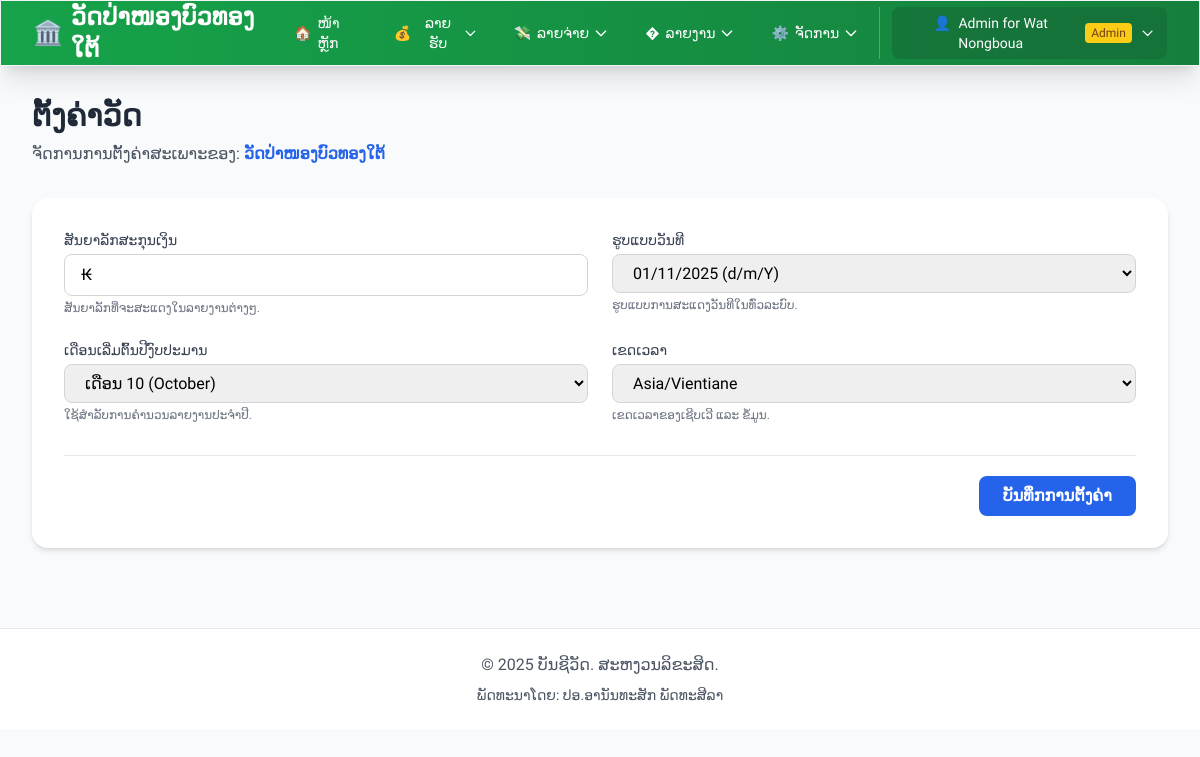
Page /modules/temples/settings.php (signed in) on the committed database.
### tables this page shows
CREATE TABLE IF NOT EXISTS temples (
    id INT PRIMARY KEY AUTO_INCREMENT,
    temple_code VARCHAR(20) UNIQUE NOT NULL COMMENT 'ລະຫັດວັດ ເຊັ່ນ: WAT001',
    temple_name VARCHAR(200) NOT NULL COMMENT 'ຊື່ວັດ',
    temple_name_lao VARCHAR(200) NOT NULL COMMENT 'ຊື່ວັດພາສາລາວ',
    abbot_name VARCHAR(100) COMMENT 'ຊື່ເຈົ້າອະທິການ',
    address TEXT COMMENT 'ທີ່ຢູ່',
    district VARCHAR(100) COMMENT 'ເມືອງ',
    province VARCHAR(100) COMMENT 'ແຂວງ',
    phone VARCHAR(20) COMMENT 'ເບີໂທ',
    email VARCHAR(100) COMMENT 'ອີເມລ',
    logo_url VARCHAR(255) COMMENT 'URL ຮູບໂລໂກ້ວັດ',
    status ENUM('active', 'inactive') DEFAULT 'active' COMMENT 'ສະຖານະ',
    created_at TIMESTAMP DEFAULT CURRENT_TIMESTAMP,
    updated_at TIMESTAMP DEFAULT CURRENT_TIMESTAMP ON UPDATE CURRENT_TIMESTAMP,
    INDEX idx_temple_code (temple_code),
    INDEX idx_status (status)
);

CREATE TABLE IF NOT EXISTS users (
    id INT PRIMARY KEY AUTO_INCREMENT,
    temple_id INT DEFAULT NULL COMMENT 'NULL for Super Admin, otherwise links to a temple',
    username VARCHAR(50) UNIQUE NOT NULL,
    password VARCHAR(255) NOT NULL,
    full_name VARCHAR(100) NOT NULL,
    role ENUM('admin', 'user') DEFAULT 'user',
    is_super_admin BOOLEAN DEFAULT FALSE COMMENT 'TRUE for Super Admin who can manage all temples',
    created_at TIMESTAMP DEFAULT CURRENT_TIMESTAMP,
    updated_at TIMESTAMP DEFAULT CURRENT_TIMESTAMP ON UPDATE CURRENT_TIMESTAMP,
    FOREIGN KEY (temple_id) REFERENCES temples(id) ON DELETE RESTRICT,
    INDEX idx_username (username),
    INDEX idx_temple_id (temple_id)
);

CREATE TABLE IF NOT EXISTS temple_settings (
    id INT PRIMARY KEY AUTO_INCREMENT,
    temple_id INT NOT NULL,
    setting_key VARCHAR(100) NOT NULL,
    setting_value TEXT,
    created_at TIMESTAMP DEFAULT CURRENT_TIMESTAMP,
    updated_at TIMESTAMP DEFAULT CURRENT_TIMESTAMP ON UPDATE CURRENT_TIMESTAMP,
    FOREIGN KEY (temple_id) REFERENCES temples(id) ON DELETE CASCADE,
    UNIQUE INDEX unique_setting_per_temple (temple_id, setting_key)
);

### config.php (called while the page is built, shortened)
<?php
require_once __DIR__ . '/includes/temple_functions.php';
function getDB() {
    static $pdo = null;
    if ($pdo === null) {
        try {
            $dsn = "mysql:host=" . DB_HOST . ";dbname=" . DB_NAME . ";charset=" . DB_CHARSET;
            $options = [
                PDO::ATTR_ERRMODE => PDO::ERRMODE_EXCEPTION,
                PDO::ATTR_DEFAULT_FETCH_MODE => PDO::FETCH_ASSOC,
                PDO::ATTR_EMULATE_PREPARES => false,
                PDO::MYSQL_ATTR_INIT_COMMAND => "SET NAMES " . DB_CHARSET
            ];
            $pdo = new PDO($dsn, DB_USER, DB_PASS, $options);
            $pdo->exec("SET SESSION sql_mode=(SELECT REPLACE(@@sql_mode,'ONLY_FULL_GROUP_BY',''))");
        } catch (PDOException $e) {
            die("ການເຊື່ອມຕໍ່ຖານຂໍ້ມູນຜິດພາດ: " . $e->getMessage());
        }
    }
    return $pdo;
}
function isLoggedIn() {
    return isset($_SESSION['user_id']) && isset($_SESSION['username']);
}
function isAdmin() {
    return isset($_SESSION['role']) && $_SESSION['role'] === 'admin';
}
function e($string) {
    return htmlspecialchars($string, ENT_QUOTES, 'UTF-8');
}
function getCurrentUser() {
    if (!isLoggedIn()) {
        return null;
    }
    static $currentUser = null;
    if ($currentUser === null) {
        $db = getDB();
        $stmt = $db->prepare("SELECT * FROM users WHERE id = ?");
        $stmt->execute([$_SESSION['user_id']]);
        $currentUser = $stmt->fetch();
    }
    return $currentUser;
}

### includes/temple_functions.php (called while the page is built, shortened)
<?php
function getTempleById($templeId) {
    $db = getDB();
    $stmt = $db->prepare("SELECT * FROM temples WHERE id = ?");
    $stmt->execute([$templeId]);
    return $stmt->fetch();
}
function getCurrentUserTemple() {
    $user = getCurrentUser();
    return getTempleById($user['temple_id']);
}
function isSuperAdmin() {
    if (!isLoggedIn()) {
        return false;
    }
    $user = getCurrentUser();
    return !empty($user['is_super_admin']);
}
function getTempleSetting($templeId, $key, $default = null) {
    $db = getDB();
    $stmt = $db->prepare("
        SELECT setting_value
        FROM temple_settings
        WHERE temple_id = ? AND setting_key = ?
    ");
    $stmt->execute([$templeId, $key]);
    $result = $stmt->fetch();
    return $result ? $result['setting_value'] : $default;
}
function getActiveTempleId() {
    if (isSuperAdmin() && isset($_SESSION['active_temple_id'])) {
        return $_SESSION['active_temple_id'];
    }
    $user = getCurrentUser();
    return $user['temple_id'] ?? null;
}
function getCurrentTempleId() {
    return getActiveTempleId();
}
?>

### modules/temples/settings.php (the view, shortened to what this page needs)
<?php
require_once __DIR__ . '/../../config.php';
require_once __DIR__ . '/../../includes/temple_functions.php';
$currentTempleId = getCurrentTempleId();
$templeData = getTempleById($currentTempleId);
$currency_symbol = getTempleSetting($currentTempleId, 'currency_symbol', '₭');
$date_format = getTempleSetting($currentTempleId, 'date_format', 'd/m/Y');
$fiscal_year_start = getTempleSetting($currentTempleId, 'fiscal_year_start', '10');
$timezone = getTempleSetting($currentTempleId, 'timezone', 'Asia/Vientiane');
$date_formats = ['d/m/Y', 'm/d/Y', 'Y-m-d'];
$timezones = timezone_identifiers_list();
$months = [];
for ($i = 1; $i <= 12; $i++) {
    $months[$i] = date('F', mktime(0, 0, 0, $i, 1));
}
require_once __DIR__ . '/../../includes/header.php';
?>
<div class="mb-8">
    <h1 class="text-3xl font-bold text-gray-800 mb-2">ຕັ້ງຄ່າວັດ</h1>
    <p class="text-gray-600">ຈັດການການຕັ້ງຄ່າສະເພາະຂອງ: <span class="font-semibold text-blue-600"><?php echo e($templeData['temple_name_lao']); ?></span></p>
</div>
<div class="bg-white rounded-2xl shadow-md p-6 lg:p-8">
    <form action="" method="POST">
        <div class="grid grid-cols-1 md:grid-cols-2 gap-6">
            <div class="col-span-1">
                <label for="currency_symbol" class="block text-sm font-medium text-gray-700 mb-1">ສັນຍາລັກສະກຸນເງິນ</label>
                <input type="text" id="currency_symbol" name="currency_symbol" value="<?php echo e($currency_symbol); ?>" class="w-full px-4 py-2 border border-gray-300 rounded-lg focus:ring-blue-500 focus:border-blue-500" placeholder="เช่น: ₭, ກີບ">
                <p class="text-xs text-gray-500 mt-1">ສັນຍາລັກທີ່ຈະສະແດງໃນລາຍງານຕ່າງໆ.</p>
            </div>
            <div class="col-span-1">
                <label for="date_format" class="block text-sm font-medium text-gray-700 mb-1">ຮູບແບບວັນທີ</label>
                <select id="date_format" name="date_format" class="w-full px-4 py-2 border border-gray-300 rounded-lg focus:ring-blue-500 focus:border-blue-500">
                    <?php foreach ($date_formats as $format): ?>
                        <option value="<?php echo $format; ?>" <?php echo ($date_format === $format) ? 'selected' : ''; ?>>
                            <?php echo date($format); ?> (<?php echo $format; ?>)
                        </option>
                    <?php endforeach; ?>
                </select>
                <p class="text-xs text-gray-500 mt-1">ຮູບແບບການສະແດງວັນທີໃນທົ່ວລະບົບ.</p>
            </div>
            <div class="col-span-1">
                <label for="fiscal_year_start" class="block text-sm font-medium text-gray-700 mb-1">ເດືອນເລີ່ມຕົ້ນປີງົບປະມານ</label>
                <select id="fiscal_year_start" name="fiscal_year_start" class="w-full px-4 py-2 border border-gray-300 rounded-lg focus:ring-blue-500 focus:border-blue-500">
                    <?php foreach ($months as $num => $name): ?>
                        <option value="<?php echo $num; ?>" <?php echo ($fiscal_year_start == $num) ? 'selected' : ''; ?>>
                            ເດືອນ <?php echo $num; ?> (<?php echo $name; ?>)
                        </option>
                    <?php endforeach; ?>
                </select>
                <p class="text-xs text-gray-500 mt-1">ໃຊ້ສຳລັບການຄຳນວນລາຍງານປະຈຳປີ.</p>
            </div>
            <div class="col-span-1">
                <label for="timezone" class="block text-sm font-medium text-gray-700 mb-1">ເຂດເວລາ</label>
                <select id="timezone" name="timezone" class="w-full px-4 py-2 border border-gray-300 rounded-lg focus:ring-blue-500 focus:border-blue-500">
                    <?php foreach ($timezones as $tz): ?>
                        <option value="<?php echo $tz; ?>" <?php echo ($timezone === $tz) ? 'selected' : ''; ?>>
                            <?php echo $tz; ?>
                        </option>
                    <?php endforeach; ?>
                </select>
                <p class="text-xs text-gray-500 mt-1">ເຂດເວລາຂອງເຊີບເວີ ແລະ ຂໍ້ມູນ.</p>
            </div>
        </div>
        <div class="mt-8 pt-5 border-t border-gray-200 flex justify-end">
            <button type="submit" class="bg-blue-600 text-white font-bold py-2 px-6 rounded-lg hover:bg-blue-700 focus:outline-none focus:ring-2 focus:ring-offset-2 focus:ring-blue-500 transition duration-200">
                ບັນທຶກການຕັ້ງຄ່າ
            </button>
        </div>
    </form>
</div>
<?php require_once __DIR__ . '/../../includes/footer.php'; ?>

### includes/header.php (shortened to what this page needs)
<?php
require_once __DIR__ . '/../config.php';
?>
<!DOCTYPE html>
<html lang="lo">
<head>
    <script src="https://cdn.tailwindcss.com"></script>
</head>
<body class="bg-gray-50">
    <?php if (isLoggedIn()): ?>
    <nav class="bg-gradient-to-r from-green-600 to-green-700 shadow-xl border border-gray-100">
        <div class="max-w-7xl mx-auto px-4 sm:px-6 lg:px-8">
            <div class="flex justify-between h-16">
                <div class="flex items-center">
                    <a href="<?php echo BASE_URL; ?>/index.php" class="text-xl sm:text-2xl font-bold text-white flex items-center hover:text-green-100 transition duration-200">
                        <span class="text-2xl">🏛️</span>
                        <?php
                        $displayName = SITE_NAME;
                        if (function_exists('getCurrentUserTemple')) {
                            $temple = getCurrentUserTemple();
                            if ($temple) {
                                $displayName = $temple['temple_name_lao'] ?: $temple['temple_name'];
                            }
                        } elseif (function_exists('getActiveTemple')) {
                            $temple = getActiveTemple();
                            if ($temple) {
                                $displayName = $temple['temple_name_lao'] ?: $temple['temple_name'];
                            }
                        }
                        ?>
                        <span class="ml-2 hidden sm:inline"><?php echo e($displayName); ?></span>
                    </a>
                </div>
                <div class="hidden md:flex md:items-center md:space-x-1">
                    <a href="<?php echo BASE_URL; ?>/index.php"
                       class="px-4 py-2 text-sm font-medium text-white hover:bg-green-800 rounded-lg transition duration-200 flex items-center">
                        <span class="mr-1.5">🏠</span> ໜ້າຫຼັກ
                    </a>
                    <div class="nav-dropdown">
                        <button class="px-4 py-2 text-sm font-medium text-white hover:bg-green-800 rounded-lg transition duration-200 flex items-center">
                            <span class="mr-1.5">💰</span> ລາຍຮັບ
                            <svg class="w-4 h-4 ml-1" fill="none" stroke="currentColor" viewBox="0 0 24 24">
                                <path stroke-linecap="round" stroke-linejoin="round" stroke-width="2" d="M19 9l-7 7-7-7"></path>
                            </svg>
                        </button>
                    </div>
                    <div class="nav-dropdown">
                        <button class="px-4 py-2 text-sm font-medium text-white hover:bg-green-800 rounded-lg transition duration-200 flex items-center">
                            <span class="mr-1.5">💸</span> ລາຍຈ່າຍ
                            <svg class="w-4 h-4 ml-1" fill="none" stroke="currentColor" viewBox="0 0 24 24">
                                <path stroke-linecap="round" stroke-linejoin="round" stroke-width="2" d="M19 9l-7 7-7-7"></path>
                            </svg>
                        </button>
                    </div>
                    <div class="nav-dropdown">
                        <button class="px-4 py-2 text-sm font-medium text-white hover:bg-green-800 rounded-lg transition duration-200 flex items-center">
                            <span class="mr-1.5">�</span> ລາຍງານ
                            <svg class="w-4 h-4 ml-1" fill="none" stroke="currentColor" viewBox="0 0 24 24">
                                <path stroke-linecap="round" stroke-linejoin="round" stroke-width="2" d="M19 9l-7 7-7-7"></path>
                            </svg>
                        </button>
                    </div>
                    <?php if (isAdmin()): ?>
                    <div class="nav-dropdown">
                        <button class="px-4 py-2 text-sm font-medium text-white hover:bg-green-800 rounded-lg transition duration-200 flex items-center">
                            <span class="mr-1.5">⚙️</span> ຈັດການ
                            <svg class="w-4 h-4 ml-1" fill="none" stroke="currentColor" viewBox="0 0 24 24">
                                <path stroke-linecap="round" stroke-linejoin="round" stroke-width="2" d="M19 9l-7 7-7-7"></path>
                            </svg>
                        </button>
                    </div>
                    <?php endif; ?>
                    <div x-data="{ open: false }" @click.away="open = false" class="relative ml-3 pl-3 border-l border-green-500">
                        <button @click="open = !open" class="flex items-center px-3 py-1.5 bg-green-800 bg-opacity-50 rounded-lg hover:bg-green-800 transition duration-200">
                            <span class="text-sm text-white font-medium">
                                <span class="mr-1">👤</span>
                                <span class="hidden lg:inline"><?php echo e($_SESSION['full_name'] ?? $_SESSION['username']); ?></span>
                            </span>
                            <?php if (function_exists('isSuperAdmin') && isSuperAdmin()): ?>
                                <span class="ml-2 px-1.5 py-0.5 text-xs bg-purple-400 text-purple-900 rounded font-medium hidden lg:inline">Super Admin</span>
                            <?php elseif (isAdmin()): ?>
                                <span class="ml-2 px-1.5 py-0.5 text-xs bg-yellow-400 text-yellow-900 rounded font-medium hidden lg:inline">Admin</span>
                            <?php endif; ?>
                            <svg class="w-4 h-4 ml-2 text-white" fill="none" stroke="currentColor" viewBox="0 0 24 24">
                                <path stroke-linecap="round" stroke-linejoin="round" stroke-width="2" d="M19 9l-7 7-7-7"></path>
                            </svg>
                        </button>
                    </div>
                </div>
            </div>
        </div>
    </nav>
    <?php endif; ?>
    <main class="max-w-7xl mx-auto px-4 sm:px-6 lg:px-8 py-8">

### includes/header.php (style rules this page uses)
body { font-family: 'Phetsarath', sans-serif; }
.nav-dropdown { position: relative; }

### rows in the picture
temples: temple_name_lao "ວັດປ່າໜອງບົວທອງໃຕ້"
users: currency_symbol "₭", date_format "01/11/2025 (d/m/Y)", fiscal_year_start "ເດືອນ 10 (October)", timezone "Asia/Vientiane"

### other values in the picture
$_SESSION['full_name'] "Admin for Wat Nongboua"
SITE_NAME "ບັນຊີວັດ"
